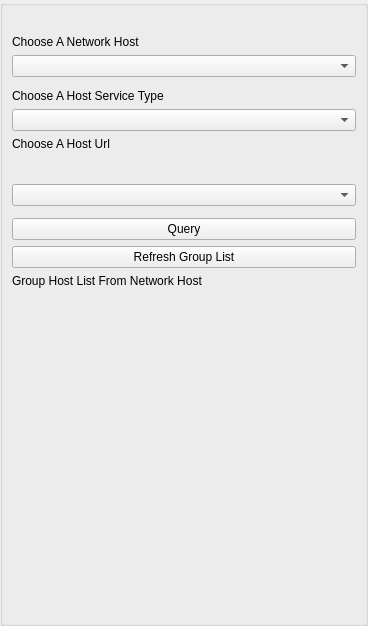
<?xml version="1.0" encoding="UTF-8"?>
<ui version="4.0">
 <class>AppletTestHostClientUi</class>
 <widget class="QWidget" name="AppletTestHostClientUi">
  <property name="geometry">
   <rect>
    <x>0</x>
    <y>0</y>
    <width>368</width>
    <height>626</height>
   </rect>
  </property>
  <property name="windowTitle">
   <string>Test Host Clent</string>
  </property>
  <layout class="QVBoxLayout" name="verticalLayout">
   <property name="spacing">
    <number>0</number>
   </property>
   <property name="leftMargin">
    <number>0</number>
   </property>
   <property name="topMargin">
    <number>0</number>
   </property>
   <property name="rightMargin">
    <number>0</number>
   </property>
   <property name="bottomMargin">
    <number>0</number>
   </property>
   <item>
    <widget class="QGroupBox" name="ItemsGroupBox">
     <property name="minimumSize">
      <size>
       <width>0</width>
       <height>0</height>
      </size>
     </property>
     <property name="title">
      <string/>
     </property>
     <layout class="QVBoxLayout" name="verticalLayout_2">
      <item>
       <widget class="QLabel" name="m_StatusLabel">
        <property name="text">
         <string notr="true"/>
        </property>
       </widget>
      </item>
      <item>
       <widget class="QLabel" name="m_NetworkHostLabel">
        <property name="text">
         <string>Choose A Network Host</string>
        </property>
        <property name="wordWrap">
         <bool>true</bool>
        </property>
       </widget>
      </item>
      <item>
       <widget class="QComboBox" name="m_NetworkHostComboBox"/>
      </item>
      <item>
       <widget class="IdentWidget" name="m_NetworkIdentWidget" native="true"/>
      </item>
      <item>
       <widget class="QLabel" name="m_Label1">
        <property name="text">
         <string>Choose A Host Service Type</string>
        </property>
        <property name="wordWrap">
         <bool>true</bool>
        </property>
       </widget>
      </item>
      <item>
       <widget class="QComboBox" name="m_HostTypeComboBox"/>
      </item>
      <item>
       <widget class="QLabel" name="m_Label2">
        <property name="text">
         <string>Choose A Host Url</string>
        </property>
       </widget>
      </item>
      <item>
       <widget class="QLabel" name="m_GroupUserStatusLabel">
        <property name="font">
         <font>
          <pointsize>10</pointsize>
         </font>
        </property>
        <property name="text">
         <string/>
        </property>
       </widget>
      </item>
      <item>
       <widget class="IdentWidget" name="m_HostIdentWidget" native="true"/>
      </item>
      <item>
       <widget class="QComboBox" name="m_HostUrlComboBox"/>
      </item>
      <item>
       <widget class="HostedPluginWidget" name="m_HostedPluginidget" native="true"/>
      </item>
      <item>
       <widget class="QPushButton" name="m_QueryButton">
        <property name="sizePolicy">
         <sizepolicy hsizetype="Minimum" vsizetype="Preferred">
          <horstretch>0</horstretch>
          <verstretch>0</verstretch>
         </sizepolicy>
        </property>
        <property name="minimumSize">
         <size>
          <width>0</width>
          <height>0</height>
         </size>
        </property>
        <property name="text">
         <string>Query</string>
        </property>
       </widget>
      </item>
      <item>
       <widget class="QPushButton" name="m_RefreshListButton">
        <property name="text">
         <string>Refresh Group List</string>
        </property>
       </widget>
      </item>
      <item>
       <widget class="QLabel" name="label">
        <property name="text">
         <string>Group Host List From Network Host</string>
        </property>
       </widget>
      </item>
      <item>
       <widget class="HostListWidget" name="m_HostListWidget" native="true">
        <property name="sizePolicy">
         <sizepolicy hsizetype="Expanding" vsizetype="Expanding">
          <horstretch>0</horstretch>
          <verstretch>0</verstretch>
         </sizepolicy>
        </property>
       </widget>
      </item>
     </layout>
    </widget>
   </item>
  </layout>
 </widget>
 <customwidgets>
  <customwidget>
   <class>HostListWidget</class>
   <extends>QWidget</extends>
   <header location="global">HostListWidget.h</header>
   <container>1</container>
  </customwidget>
  <customwidget>
   <class>IdentWidget</class>
   <extends>QWidget</extends>
   <header>IdentWidget.h</header>
   <container>1</container>
  </customwidget>
  <customwidget>
   <class>HostedPluginWidget</class>
   <extends>QWidget</extends>
   <header>HostedPluginWidget.h</header>
   <container>1</container>
  </customwidget>
 </customwidgets>
 <resources/>
 <connections/>
</ui>
